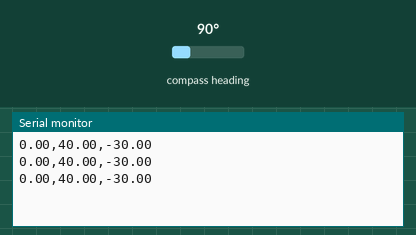
A sketch run on a simulated Arduino Nano 33 BLE. Shown: the last lines printed to the serial monitor. The test bench sets the inputs (shaded band); at power-on: compass heading 90°.

Above: at 1.8 s.
1.9 s: compass heading set to 7°
At 2.4 s:
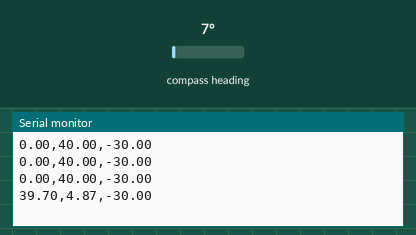
3.4 s: compass heading set to 180°
At 3.9 s:
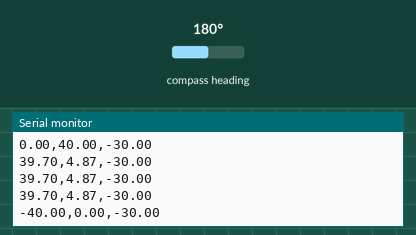
Timing chart, 0 to 6.4 s (numbered marks = the images above; inputs shaded):
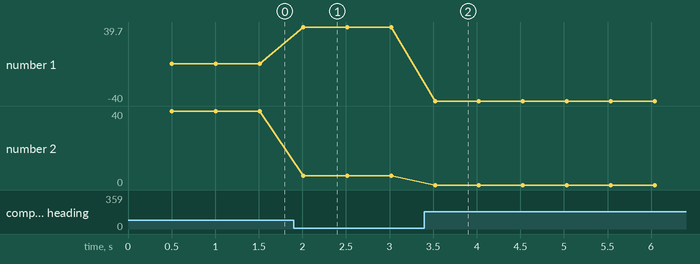

Measured:
- after the input at 1.9 s, the serial monitor: prints a new line after 0.11 s (image 1)
- after the input at 3.4 s, the serial monitor: prints a new line after 0.12 s (image 2)
- plotted number 1: 0 → 39.7 after the input at 1.9 s, 39.7 → -40 after the input at 3.4 s
- plotted number 2: 40 → 4.87 after the input at 1.9 s

The sketch:

LSM9DS1_IoT.ino
```cpp
#include <Arduino_LSM9DS1.h>

void setup() {
  Serial.begin(9600);   // 19200
  while (!Serial);

  if (!IMU.begin()) { // IMU센서를 초기화합니다. 초기화중 문제가 발생하면 오류를 발생시킵니다.
    Serial.println("Failed to initialize IMU!");
    while (1);
  }

}

float aX, aY, aZ, gX, gY, gZ, mX, mY, mZ;

void loop() {

  delay(500);
  // 가속도, 자이로, 지자기 센서의 값이 모두 정상 출력되면 데이터 수집 시작.
  if (IMU.accelerationAvailable() && IMU.gyroscopeAvailable() && IMU.magneticFieldAvailable()) {
    // read the acceleration, gyroscope, and magnetic data
   // IMU.readAcceleration(aX, aY, aZ);
    //IMU.readGyroscope(gX, gY, gZ);
    IMU.readMagneticField(mX, mY, mZ);

    // Serial.print("AA00,");   // Change to your ID
    //Serial.print(aX);
    //Serial.print(',');
    //Serial.print(aY);
    //Serial.print(',');
   // Serial.print(aZ);
    //Serial.println(',');
    //Serial.print(gX);
   // Serial.print(',');
    //Serial.print(gY);
    //Serial.print(',');
    //Serial.print(gZ);
    //Serial.println(',');
    Serial.print(mX);
    Serial.print(',');
    Serial.print(mY);
    Serial.print(',');
    Serial.println(mZ);
  }
}
```
